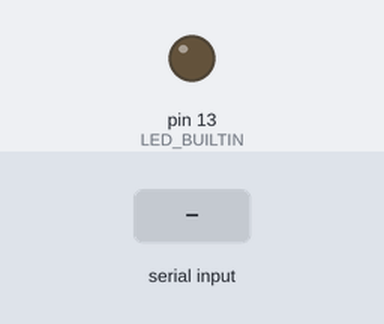
Bench run of a sketch on a simulated Arduino Uno, built with avr-gcc and run on an emulated ATmega328P. On the bench: output pins drawn as LEDs (lit = HIGH). The test bench sets the inputs (shaded band). What the sketch prints to the serial monitor is not drawn.

Above: at 1.2 s.
1.3 s: "1" received over Serial
At 2.5 s:
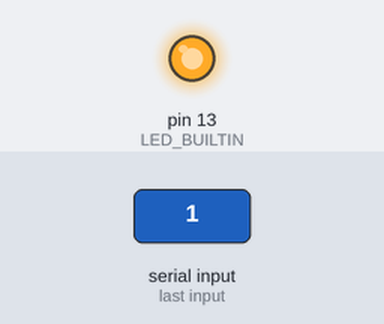
2.8 s: "0" received over Serial
At 3.7 s:
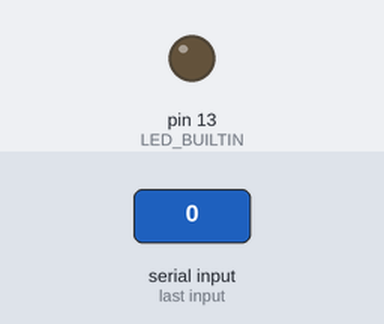
Timing chart, 0 to 5.8 s (numbered marks = the images above; inputs shaded):
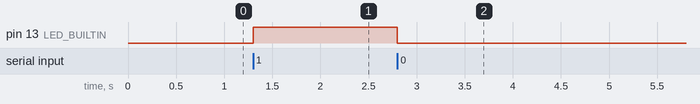

Measured:
- after the input at 1.3 s, pin 13 (LED_BUILTIN): LOW → HIGH at once
- after the input at 2.8 s, pin 13 (LED_BUILTIN): HIGH → LOW at once

The sketch:

SerialDelphi.ino
```cpp
// Init variables
bool LLedState = false;
int LVal = 0;

// Setup function
void setup() {
  // Init serial interface
  Serial.begin(9600);
  // Set pin mode
  pinMode(LED_BUILTIN, OUTPUT);
  // Print ready command to serial
  Serial.print("READY");
}

void loop() {
  // Check if we can read data from serial
  if(Serial.available() > 0) {
    // Read data from serial
    LVal = Serial.read();
    // Compare if not empty
    if(LVal != 0) {
      if(LVal == 45) {
        // Send connect string
        Serial.print("READY");
      } else {
        // Execute command
        OnSerialCommand(LVal);
        // Reset variable
      }
      LVal = 0;
    }
  }
}

void OnSerialCommand(int cmd) {
  // Check recived value
  if(cmd == 49) {
    // Turn on led
    LLedState = true;
  } else if(cmd == 48) {
    // Turn off led
    LLedState = false;
  }

  // Check led state
  if(LLedState) {
    // Turn on led
    digitalWrite(LED_BUILTIN, HIGH);
    // Send successful answer
    Serial.print("LED_ON_OK");
  } else {
    // Turn off led
    digitalWrite(LED_BUILTIN, LOW);
    // Send successful answer
    Serial.print("LED_OFF_OK");
  }
}
```
